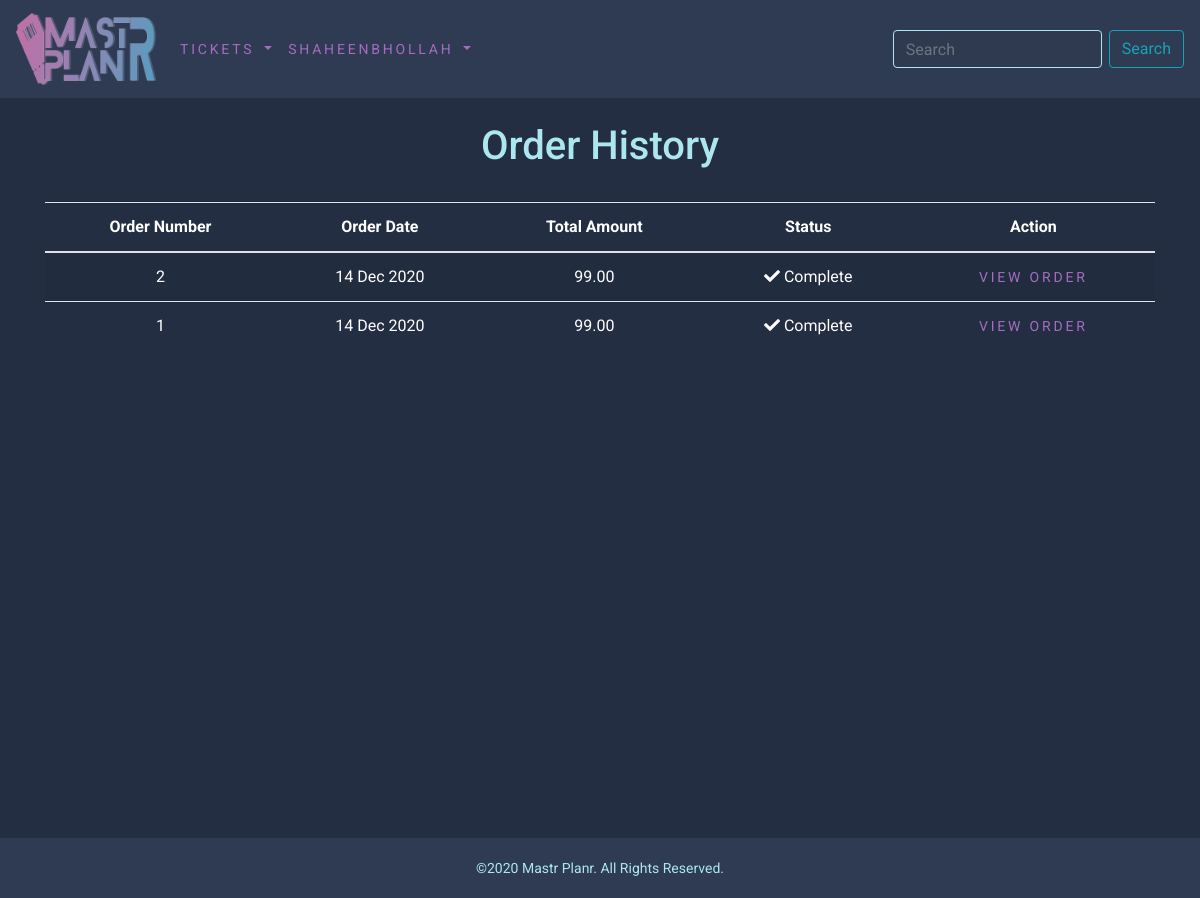
Page /order/history/ (signed in) on the committed database.
### accounts/models.py (models this page shows)
class CustomUser(AbstractUser):
    first_name = models.CharField(max_length = 250)
    last_name = models.CharField(max_length = 250)
    age = models.PositiveIntegerField(null = True)
    email = models.EmailField(max_length = 254, null = True)
    dob = models.DateField(max_length=8, null = True)
    is_organiser = models.BooleanField(default=False)

### order/models.py (models this page shows, shortened)
class Order(models.Model):
    token = models.CharField(max_length=250, blank=True)
    total = models.DecimalField(max_digits=10, decimal_places=2, verbose_name='Euro Order Total')
    emailAddress = models.EmailField(max_length=250, blank=True, verbose_name='Email Address')
    created = models.DateTimeField(auto_now_add=True)
    billingName = models.CharField(max_length=250, blank=True)
    billingAddress1 = models.CharField(max_length=250, blank=True)
    billingCity = models.CharField(max_length=250, blank=True)
    billingPostcode = models.CharField(max_length=10, blank=True)
    billingCountry = models.CharField(max_length=200, blank=True)
    shippingName = models.CharField(max_length=250, blank=True)
    shippingAddress1 = models.CharField(max_length=250, blank=True)
    shippingCity = models.CharField(max_length=250, blank=True)
    shippingPostcode = models.CharField(max_length=10, blank=True)
    shippingCountry = models.CharField(max_length=200, blank=True)
    class Meta:
        db_table = 'Order'
        ordering = ['-created']

### order/views.py (the view)
# urls.py: path('history/', views.orderHistory, name='order_history'),
@login_required()
def orderHistory(request):
    if request.user.is_authenticated:
        email = str(request.user.email)
        order_details = Order.objects.filter(emailAddress=email)
    return render(request, 'order/orders_list.html', {'order_details':order_details})

### cart/context_processors.py (called while the page is built)
def counter(request):
    item_count = 0
    if 'admin' in request.path:
        return {}
    else:
        try:
            cart = Cart.objects.filter(cart_id=_cart_id(request))
            cart_items = CartItem.objects.all().filter(cart=cart[:1])
            for cart_item in cart_items:
                item_count += cart_item.quantity
        except Cart.DoesNotExist:
            item_count = 0
    return dict(item_count = item_count)

### cart/views.py (called while the page is built)
def _cart_id(request):
    cart = request.session.session_key
    if not cart:
        cart = request.session.create()
    return cart

### shop/context_processors.py (called while the page is built)
def menu_links(request):
    links = Category.objects.all()
    return dict(links=links)

### order/templates/order/orders_list.html (shortened to what this page needs)
{% extends "base.html" %}
{% load static %}
{% block content %}
	<div class="orderhistory">
		<div class="text-center">
			<br>
			<h1 class="text-center my_title">Order History</h1>
			<br>
			{% if order_details %}
			<table class="table table-striped">
				<thead>
					<tr>
						<th>Order Number</th>
						<th>Order Date</th>
						<th>Total Amount</th>
						<th>Status</th>
						<th>Action</th>
					</tr>
				</thead>
				<tbody>
					{% for order in order_details %}
					<tr>
						<td>{{ order.id }}</td>
						<td>{{ order.created|date:"d M Y" }}</td>
						<td>{{ order.total }}</td>
						<td><i class="fas fa-check"></i>&nbsp;Complete</td>
						<td><a href="{% url 'order:order_detail' order.id %}">View order</a></td>
					</tr>
					{% endfor %}
				</tbody>
			</table>
			{% else %}
			<p>You have not placed any orders yet.<br><br><a href="{% url 'shop:allEveCat' %}"
				                                           class="btn btn-secondary">Continue shopping</a></p>
			{% endif %}
		</div>
	</div>
	<br>
	<br>
{% endblock %}

### shop/templates/navbar.html (shortened to what this page needs)
{% load static %}
<nav class="navbar navbar-expand-lg my-nav" style="	background-color: #2f3b52;">
  <a class="navbar-brand" href="{% url 'shop:allEveCat' %}">
    <img src="{% static 'images/logo.png' %}" class="d-inline-block align-top" style="width:10em" alt="">
  </a>
  <div class="collapse navbar-collapse" id="navbarSupportedContent">
    <ul class="navbar-nav mr-auto">
      <li class="nav-item dropdown">
        <a class="nav-link dropdown-toggle" href="#" id="navbarDropdown" role="button" data-toggle="dropdown" aria-haspopup="true" aria-expanded="false">
        Tickets
        </a>
      </li>
      {% if user.is_authenticated %}
      <li class="nav-item dropdown">
        <a class="nav-link dropdown-toggle" href="#" id="navbarDropdown" role="button" data-toggle="dropdown" aria-haspopup="true" aria-expanded="false">
          {{user.username}}
        </a>
      {% else %}
          <a class = "nav-item nav-link text-nowrap" href="{% url 'login' %}" aria-expanded="false">Log In <i class="fas fa-sign-in-alt"></i></a>
          <a class = "nav-item nav-link text-nowrap" href="{% url 'signup' %}" aria-expanded="false">Register <i class="fas fa-user-plus"></i></a>
      {% endif %}
      </li>
    </ul>
    <form class="form-inline my-2 my-lg-0" action="{% url 'search_app:searchResult' %}" method="get">
      <input class="form-control mr-sm-2" type="search" placeholder="Search" aria-label="Search" name="q" aria-describedby="basic-addon2" style="background: rgba(47, 59, 82, 0.3); border-color: #ace7ef;">
      <div class="input-group-append">
        <button class="btn btn-outline-info my-2 my-sm-0 my-button" type="submit">Search</button>
      </div>
    </form>
  </div>
</nav>

### static/css/custom.css (style rules this page uses)
body { font-family: 'Roboto', sans-serif; background-color: #242e42; color: #ace7ef ; }
.nav-link { text-align: center; }
.nav-item,:any-link,.dropdown-item { color: #a56cc1; letter-spacing: .2em; font-size: 14px; text-transform: uppercase; }
.table-striped { color: white; }

### rows in the picture
CustomUser: username "SHAHEENBHOLLAH"
Order: id "2", created "14 Dec 2020", total "99.00"
Order: id "1", created "14 Dec 2020", total "99.00"
